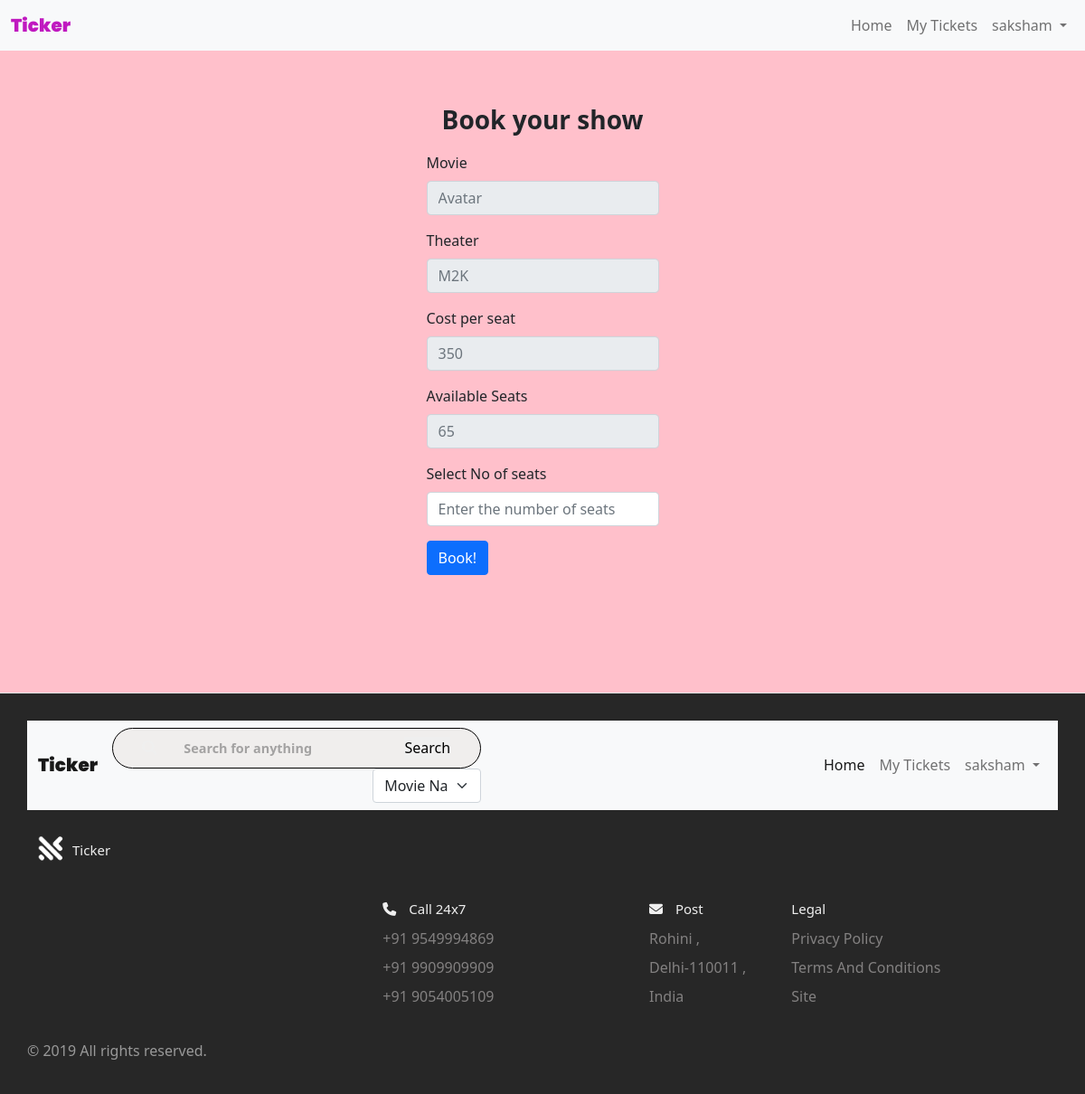
Page /book_ticket/4 (signed in) on the committed database.
### website/models.py (models this page shows)
class RegisteredUser(db.Model, UserMixin):
    id = db.Column(db.Integer, primary_key=True)
    email = db.Column(db.String(100), unique=True)
    pas = db.Column(db.String(100))
    name = db.Column(db.String(100))
    is_admin = db.Column(db.Boolean)
    theater = db.relationship('Theaters')
    movie = db.relationship('Movie')
    show = db.relationship('Show')
    booked_ti = db.relationship('Ticket')

class Show(db.Model):
    id = db.Column(db.Integer, primary_key=True)
    screened_m = db.Column(db.Integer, db.ForeignKey('movie.id'))
    t_in = db.Column(db.Integer, db.ForeignKey('theaters.id'))
    movie = db.Column(db.String(100))
    t = db.Column(db.String(100))
    address_t = db.Column(db.String(100))
    datetime = db.Column(db.DateTime(timezone=True), default=func.now())
    t_admin_id = db.Column(db.Integer, db.ForeignKey('registered_user.id'))
    available_seats = db.Column(db.Integer)
    cost = db.Column(db.Integer)
    booked_ti = db.relationship('Ticket')

### website/views.py (the view)
@view.route('/book_ticket/<int:id>', methods=['GET', 'POST'])
@login_required
def book_ticket(id):
    if current_user.is_admin == False:
        show = Show.query.get(int(id))
        if request.method == 'POST':
            t = Theaters.query.filter_by(name=str(show.t)).first()
            total_seats = request.form.get('no_of_seats')
            show.available_seats = int(show.available_seats) - int(total_seats)
            new_ticket = Ticket(booked_show=show.id, booked_m=show.screened_m, booked_t=show.t_in, user=current_user.id, movie=show.movie, t=show.t, address_t=show.address_t, total_seats=total_seats, cost=int(show.cost) * int(total_seats), timinig_s=show.datetime)
            db.session.add(new_ticket)
            db.session.commit()
            return redirect(url_for('views.my_tickets'))
        else:
            return render_template('book_ticket.html', user=current_user, show=show)
    else:
        return redirect(url_for('views.select_theaters'))

### website/__init__.py (called while the page is built)
def create_app():
    app = Flask(__name__)
    app.config['SECRET_KEY'] = 'hjshjhdjah kjshkjdhjs'
    app.config['SQLALCHEMY_DATABASE_URI'] = 'sqlite:///' + DB_NAME
    db.init_app(app)
    from .views import view
    from .auth import auth
    app.register_blueprint(view, url_prefix='/')
    app.register_blueprint(auth, url_prefix='/')
    from .models import RegisteredUser
    create_database(app)
    login_manager = LoginManager()
    login_manager.login_view = 'auth.login'
    login_manager.init_app(app)
    @login_manager.user_loader
    def load_user(id):
        return RegisteredUser.query.get(int(id))
    return app

### website/templates/book_ticket.html (shortened to what this page needs)
{% extends "base.html" %}
{% block content %}
<nav class="navbar navbar-expand-lg navbar-light bg-light">
    <div class="container-fluid">
      <a class="navbar-brand" style="font-weight: 1000; font-family: 'Poppins', sans-serif;color:rgb(192, 25, 192)" href="/">Ticker</a>
      <div class="collapse navbar-collapse d-md-flex justify-content-md-end" id="navbarNavDropdown">
        <ul class="navbar-nav navbar-nav mr-auto">
          <li class="nav-item">
            <a class="nav-link" aria-current="page" href="/">Home</a>
          </li>
          {% if user.is_authenticated %}
          <li class="nav-item">
            {% if user.is_admin %}
              <a class="nav-link" href="/my_theaters">Theater</a>
              <a class="nav-link" href="/movies">Movies</a>
          </li>
          {% else %}
          <a class="nav-link" href="/my_tickets">My Tickets</a>
          {% endif %}
          {% endif %}
          </li>
          {% if user.is_authenticated %}
          <li class="nav-item dropdown">
            <a class="nav-link dropdown-toggle" href="#" id="navbarDropdown" role="button" data-bs-toggle="dropdown" aria-expanded="false">
              {% if user.is_admin %}
                {{ user.name }}, Admin
              {% else %}
                {{ user.name }}
              {% endif %}
            </a>
          </li>
          {% else %}
          <li class="nav-item justify-content-end">
            <a class="nav-link" href="/login">Login</a>
          </li>
          {% endif %}
        </ul>
      </div>
    </div>
  </nav>
<h3 style="display: flex; justify-content: center;align-items: center;padding-top:5%; font-weight:700">Book your show</h3>
<div class="form" style="display: flex; justify-content: center;align-items: center;padding-top:10px;padding-bottom:130px">
<form method = "POST" enctype="multipart/form-data">
    <div class="mb-3">
      <label  class="form-label">Movie</label>
      <input class="form-control" type="text" placeholder="{{ show.movie }}" aria-label="{{ show.movie }}" disabled>
    </div>
    <div class="mb-3">
      <label class="form-label">Theater</label>
      <input class="form-control" type="text" placeholder="{{ show.t }}" aria-label="{{ show.theater }}" disabled>
    </div>
    <div class="mb-3">
        <label class="form-label">Cost per seat</label>
        <input class="form-control" type="text" placeholder="{{ show.cost }}" aria-label="{{ show.cost_per_seat }}" disabled>
    </div>
    <div class="mb-3">
        <label class="form-label">Available Seats</label>
        <input class="form-control" type="text" placeholder="{{ show.available_seats }}" aria-label="{{ show.seats_available }}" disabled>
    </div>
    <div class="mb-3">
        <label class="form-label">Select No of seats</label>
        <input type="Number" class="form-control" min="1" max="{{ show.available_seats }}" placeholder="Enter the number of seats" name="no_of_seats" required>
    </div>
    <button type="submit" class="btn btn-primary ">Book!</button>
</form>
</div>
{% endblock %}

### website/templates/base.html (shortened to what this page needs)
<!DOCTYPE html>
<html lang="en">
<head>
    <link rel="stylesheet" href="../static/styles.css">
    <link href="https://cdn.jsdelivr.net/npm/bootstrap@5.0.0-beta3/dist/css/bootstrap.min.css" rel="stylesheet">
</head>
<body>
    {% block content %} {% endblock %}
 <footer class="footer">
     <nav class="navbar navbar-expand-lg navbar-light bg-light">
      <div class="container-fluid">
        <a class="navbar-brand" style="font-weight: 1000; font-family: 'Poppins', sans-serif" href="/">Ticker</a>
        <form action="/search" method="post">
        <div class="search-bar">
        <i class="fa-solid fa-magnifying-glass"></i>
        <input type="search" placeholder="Search for anything" name="searching">
        <input type="submit" value="Search">
        </div>
        <div class="select">
        <select class="form-select" name="options">
            <option value="Movie Name">Movie Name</option>
          </select>
        </div>
        </form>
        <div class="collapse navbar-collapse d-md-flex justify-content-md-end" id="navbarNavDropdown">
          <ul class="navbar-nav navbar-nav mr-auto">
            <li class="nav-item">
              <a class="nav-link active re" aria-current="page" href="/">Home</a>
            </li>
            {% if user.is_authenticated %}
            <li class="nav-item">
              {% if user.is_admin %}
                <a class="nav-link" href="/my_theaters">Theater</a>
                <a class="nav-link" href="movies">Movies</a>
            </li>
            {% else %}
            <a class="nav-link" href="my_tickets">My Tickets</a>
            {% endif %}
            {% endif %}
            </li>
            {% if user.is_authenticated %}
            <li class="nav-item dropdown">
              <a class="nav-link dropdown-toggle" href="#" id="navbarDropdown" role="button" data-bs-toggle="dropdown" aria-expanded="false">
                {% if user.is_admin %}
                  {{ user.name }}, Admin
                {% else %}
                  {{ user.name }}
                {% endif %}
              </a>
            </li>
            {% else %}
            <li class="nav-item justify-content-end">
              <a class="nav-link" href="/login">Login</a>
            </li>
            {% endif %}
          </ul>
        </div>
      </div>
    </nav>
  <div class="footer__addr">
    <h1 class="footer__logo"><h2 class="logo-text"><img class="logo footer_logo" src="../static/logo.png">Ticker</h2></h1>
  </div>
  <ul class="footer__nav">
    <li class="nav__item">
      <h2 class="nav__title"><i class="fa-solid fa-phone"></i>  Call 24x7</h2>
      <ul class="nav__ul">
        <li><a>+91 9549994869</a></li>
        <li><a>+91 9909909909</a></li>
        <li><a>+91 9054005109</a></li>
      </ul>
    </li>
    <li class="nav_item footer-address nav_item--extra">
      <h2 class="nav__title"><i class="fa-solid fa-envelope"></i> Post</h2>
      <p class="nav__ul">Rohini ,<br> Delhi-110011 ,<br> India</p>
    </li>
    <li class="nav__item">
      <h2 class="nav__title">Legal</h2>
      <ul class="nav__ul">
        <li>
        Privacy Policy
        </li>
        <li>
          Terms And Conditions
        </li>
        <li>
            Site
        </li>
      </ul>
    </li>
  </ul>
  <div class="legal">
    <p>&copy; 2019  All rights reserved.</p>
  </div>
</footer>
</body>
</html>

### website/static/styles.css (style rules this page uses)
*, *::before, *::after { margin: 0; padding: 0; outline: 0; box-sizing: border-box; text-decoration: none; list-style: none; border: none; }
body { font-family: 'Poppins', sans-serif; color: #322f2f; background-color: pink !important; overflow-x: hidden; background-color: hsl(252, 30%, 95%); }
nav { width: 100%; background-color: #fff; padding: 0.7rem 0; position: fixed; top: 0; z-index: 10; }
.search-bar { background-color: #F0EEED; border-radius: 2rem; border: 1px solid black; padding: 0.6rem 2rem; }
.select { background: transparent; width: 10vw; margin-left: 18rem; font-size: 0.9rem; font-weight: 500; color: #0f0f0f; }
.search-bar input[type="search"] { background: transparent; width: 20vw; margin-left: 1rem; font-size: 0.9rem; font-weight: 700; color: #0f0f0f; }
nav .search-bar input[type="search"]::placeholder { color: #a3a2a2; }
.logo { height: 3rem; width: 3rem; }
.logo-text { display: flex; align-items: center; }
*, *:before, *:after { box-sizing: border-box; }
.footer_logo { height: 50px; width: 50px; }
html { font-size: 100%; }
body { font-family: acumin-pro, system-ui, sans-serif; margin: 0; display: grid; grid-template-rows: auto 1fr auto; font-size: 14px; background-color: #f4f4f4; align-items: start; min-height: 100vh; }
.footer { display: flex; flex-flow: row wrap; padding: 30px 30px 20px 30px; color: #efefef; background-color: #272727; border-top: 1px solid #e5e5e5; }
.footer > * { flex: 1 100%; }
.footer__addr { margin-right: 1.25em; margin-bottom: 2em; }
.footer__logo { font-family: 'Pacifico', cursive; font-weight: 400; text-transform: lowercase; font-size: 1.5rem; }
.footer__addr h2 { margin-top: 1.3em; font-size: 15px; font-weight: 400; }
.nav__title { font-weight: 400; font-size: 15px; margin-top: 100px; }
.fa-solid { margin-right: 10px; }
.footer ul { list-style: none; padding-left: 0; }
.footer li { line-height: 2em; }
.footer a { text-decoration: none; }
.footer__nav { display: flex; flex-flow: row wrap; }
.footer__nav > * { flex: 1 50%; margin-right: 1.25em; }
.nav__ul { color: #838181; }
.legal { color: #999; }
@media screen and (min-width: 40.375em) { .footer__nav > * { flex: 1; } }
@media screen and (min-width: 40.375em) { .nav__item { flex-grow: 2; } }
@media screen and (min-width: 40.375em) { .footer__addr { flex: 1 0px; } }
@media screen and (min-width: 40.375em) { .footer__nav { flex: 2 0px; } }

### rows in the picture
RegisteredUser: name "saksham"
Show: movie "Avatar", t "M2K", cost "350", available_seats "65"
